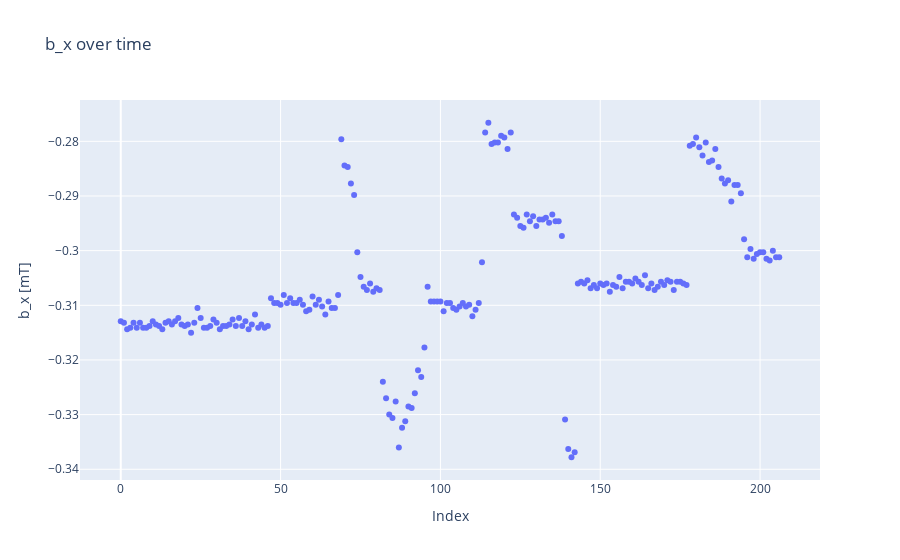

This figure's notebook cell:
### Code cell
index = np.array(range(len(bx7)))
measuredbx = go.Scatter(x=index, y=bx7, mode='markers')
layoutbx = go.Layout(title='b_x over time')
figbx = go.Figure(data=[measuredbx], layout=layoutbx)
figbx.update_yaxes(scaleanchor='y')
figbx.update_layout(
    xaxis_title="Index",
    yaxis_title="b_x [mT]"
)
figbx.show()

### Figure 1 — Plotly figure (JSON) as saved in the notebook; plotly's stock layout.template omitted (floating-point values rounded to 4 significant figures; data arrays with more than 128 entries replaced by an {"elided": "..."} marker saying what was removed)
{"data": [{"mode": "markers", "type": "scatter", "x": {"elided": "207 int values"}, "y": {"elided": "207 float values"}}], "layout": {"title": {"text": "b_x over time"}, "xaxis": {"title": {"text": "Index"}}, "yaxis": {"scaleanchor": "y", "title": {"text": "b_x [mT]"}}}}
